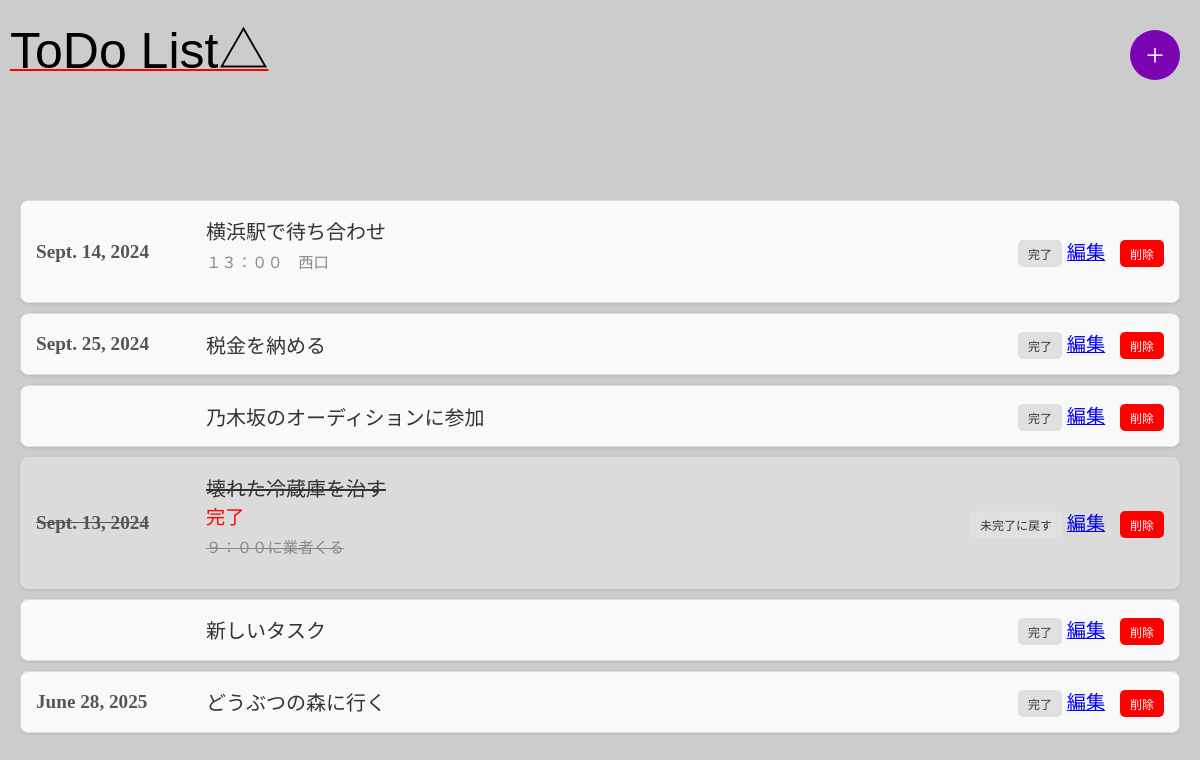
The page / on the database its author committed.
### tasks/models.py (models this page shows, shortened)
class Task(models.Model):
    title = models.CharField(max_length=255)
    completed = models.BooleanField(default=False)
    note = models.TextField(blank=True, null=True)
    due_date = models.DateField(blank=True, null=True)  # 期日

### tasks/views.py (the view)
# urls.py: path('', views.task_list, name='task_list'),
def task_list(request):
    tasks = Task.objects.all()
    return render(request, 'tasks/task_list.html', {'tasks': tasks})

### tasks/templates/tasks/task_list.html (shortened to what this page needs)
<!DOCTYPE html>
<html lang="ja">
<head>
    {% load static %}
    <link rel="stylesheet" href="{% static 'tasks/css/styles.css' %}">
</head>
<body>
    <h1>ToDo List△</h1>
    <ul>
        {% for task in tasks %}
            <li class="task-item {% if task.completed %}completed{% endif %}">
<div class="task-due-date">
    {% if task.due_date %}
        <strong>{{ task.due_date }}</strong>
    {% endif %}
</div>
                <div class="task-content">
                    <strong>{{ task.title }}</strong>
                    {% if task.completed %}
                    <span class="completed-status">完了</span>
                    {% endif %}
                    {% if task.note %}
                    <p class="note">{{ task.note }}</p>
                    {% endif %}
                </div>
                <div class="task-actions">
                    <form method="POST" action="{% url 'toggle_task_status' task.id %}" style="display:inline;">
                        <button type="submit">
                            {% if task.completed %}未完了に戻す{% else %}完了{% endif %}
                        </button>
                    </form>
                    <a href="{% url 'edit_task' task.id %}">編集</a>
                    <form method="POST" action="{% url 'delete_task' task.id %}" style="display:inline;" onsubmit="confirmDelete(event);">
                        <button type="submit" class="delete-button">削除</button>
                    </form>
                </div>
            </li>
        {% empty %}
            <li>タスクはありません。</li>
        {% endfor %}
    </ul>
    <a href="{% url 'add_task' %}" class="add-task-button">+</a>
</body>
</html>

### tasks/static/tasks/css/styles.css (style rules this page uses)
ul { list-style-type: none; padding: 0; margin: 200px 0 100px 0; }
li.task-item { background-color: #f9f9f9; border: 1px solid #ddd; border-radius: 8px; margin-bottom: 10px; padding: 15px; font-size: 1.2em; display: flex; justify-content: space-between; align-items: center; box-shadow: 0 1px 3px rgba(0, 0, 0, 0.1); transition: background-color 0.2s ease; }
.task-due-date { flex: 0 0 160px; font-size: 1em; color: #555; text-align: left; }
.task-content { flex: 1; padding-left: 10px; display: flex; flex-direction: column; font-weight: 500; }
.task-content strong { font-size: 20px; font-weight: 500; color: #333; }
.task-content p.note { font-size: 0.8em; color: #888; margin-top: 5px; }
li.task-item.completed { background-color: #dbdbdb; color: #888; }
li.task-item.completed .task-due-date, li.task-item.completed .task-content strong, li.task-item.completed .task-content p.note { text-decoration: line-through; }
li.task-item.completed .task-content .completed-status { color: red; text-decoration: none; }
button { font-size: 12px; padding: 5px 10px; margin-left: 10px; border: none; border-radius: 5px; background-color: #e0e0e0; color: #333; cursor: pointer; transition: all 0.3s ease; }
button.delete-button { background-color: red; color: white; }
.add-task-button { position: fixed; top: 30px; right: 20px; width: 50px; height: 50px; background-color: #7b05b2; color: white; border-radius: 50%; display: flex; align-items: center; justify-content: center; font-size: 2em; text-decoration: none; }
body { background-color: #ccc; max-width: 1200px; margin: 0 auto; padding: 0 20px; }
h1 { position: absolute; top: 10px; left: 10px; font-size: 50px; font-weight: normal; margin: 0; font-family: 'Lucida Sans', 'Lucida Sans Regular', 'Lucida Grande', 'Lucida Sans Unicode', Geneva, Verdana, sans-serif; text-decoration: underline; text-decoration-color: red; text-decoration-thickness: 2px; }

### rows shown on the page
Task: due_date "Sept. 14, 2024", title "横浜駅で待ち合わせ", note "１３：００ 西口", completed "完了"
Task: due_date "Sept. 25, 2024", title "税金を納める", completed "完了"
Task: title "乃木坂のオーディションに参加", completed "完了"
Task: due_date "Sept. 13, 2024", title "壊れた冷蔵庫を治す", completed "完了", note "９：００に業者くる"
Task: title "新しいタスク", completed "完了"
Task: due_date "June 28, 2025", title "どうぶつの森に行く", completed "完了"
